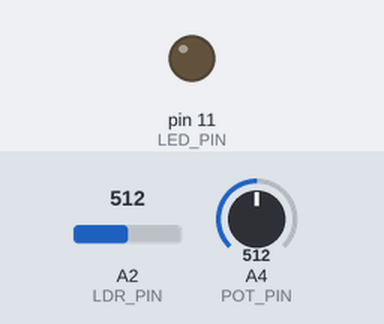
Bench run of a sketch on a simulated Arduino Uno, built with avr-gcc and run on an emulated ATmega328P. On the bench: output pins drawn as LEDs (lit = HIGH). The inputs (shaded band) are chosen by the test bench; at power-on: A4 (POT_PIN) = 512, A2 (LDR_PIN) = 512.

Above: at 1.8 s.
1.9 s: A4 (POT_PIN) set to 524
At 3.0 s:
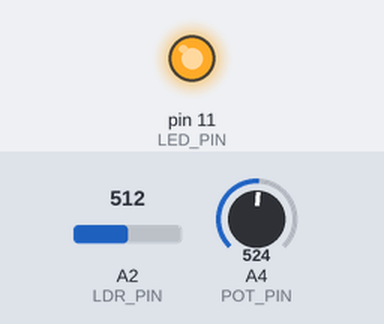
3.5 s: A4 (POT_PIN) set to 511
At 4.5 s:
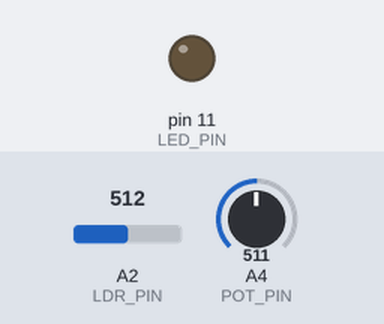
5.5 s: A4 (POT_PIN) set to 716
At 7.2 s:
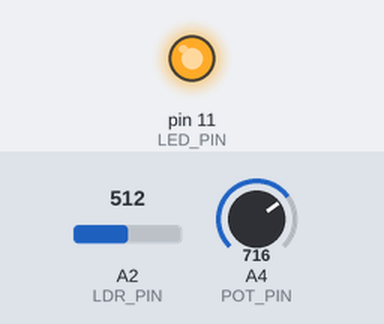
Timing chart, 0 to 8.7 s (numbered marks = the images above; inputs shaded):
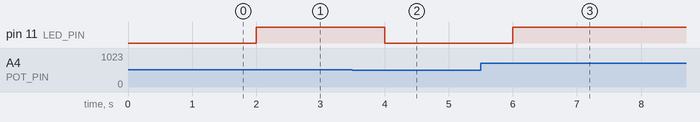

Measured:
- the behaviour switches between 512 and 513 on A4 (POT_PIN) (found by bisection; images 0 and 1)
- after the input at 1.9 s, pin 11 (LED_PIN): LOW → HIGH after 0.10 s
- after the input at 3.5 s, pin 11 (LED_PIN): HIGH → LOW after 0.50 s
- after the input at 5.5 s, pin 11 (LED_PIN): LOW → HIGH after 0.50 s

The sketch:

bonus0.ino
```cpp
#include <Arduino.h>

#define LED_PIN 11
#define LDR_PIN A2
#define POT_PIN A4

void setup()
{
    pinMode(LED_PIN, OUTPUT);
}

void loop()
{
    int lightness = analogRead(LDR_PIN);
    int threshold = analogRead(POT_PIN);

    if (lightness < threshold)
    {
        digitalWrite(LED_PIN, HIGH);
    }
    else
    {
        digitalWrite(LED_PIN, LOW);
    }

    delay(1000);
}
```
